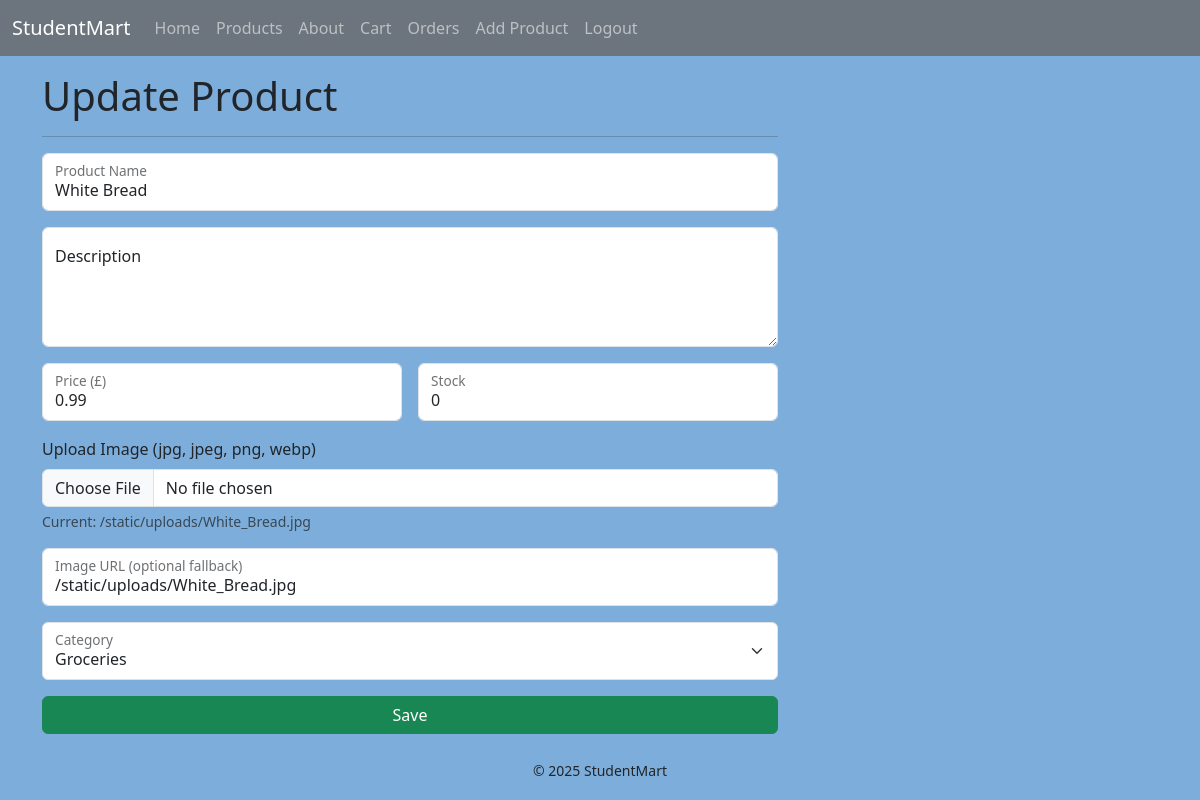
/product/update/16/ (signed in), run on the app's committed database.
### tables this page shows
CREATE TABLE products (
  id INTEGER PRIMARY KEY AUTOINCREMENT,
  created TIMESTAMP DEFAULT CURRENT_TIMESTAMP,
  user INTEGER NOT NULL REFERENCES users(id),
  category INTEGER NOT NULL REFERENCES categories(id),
  name TEXT NOT NULL,
  description TEXT,
  price REAL NOT NULL,
  image_url TEXT,
  stock INTEGER DEFAULT 0
);

### app.py (the view, shortened to what this page needs)
@app.route("/product/update/<int:id>/", methods=("GET", "POST"))
def product_update(id):
    if session.get("user_id") is None:
        flash(category="warning", message="You must be logged in to update products.")
        return redirect(url_for("login"))
    item = get_product_by_id(id)
    if item is None:
        flash(category="warning", message="Product not found!")
        return redirect(url_for("products"))
    if item["user"] != session.get("user_id"):
        flash(category="danger", message="You do not have permission to edit this product.")
        return redirect(url_for("product", id=id))
    cats = get_all_categories()
    return render_template("product_form.html", title="Update Product", categories=cats, product=item)

### app.py (called while the page is built)
@app.context_processor
def inject_csrf_token():
    return dict(csrf_token=generate_csrf())

@app.context_processor
def inject_site_name():
    return dict(siteName=siteName)

### db/db.py (called while the page is built)
def get_db_connection():
    base_dir = os.path.dirname(os.path.abspath(__file__))
    db_path = os.path.join(base_dir, "database.db")
    conn = sqlite3.connect(db_path)
    conn.row_factory = sqlite3.Row
    return conn

def get_all_categories():
    conn = get_db_connection()
    cats = conn.execute("SELECT * FROM categories ORDER BY name ASC").fetchall()
    conn.close()
    return cats

def get_product_by_id(product_id):
    conn = get_db_connection()
    row = conn.execute("""
        SELECT products.*, categories.name AS category_name
        FROM products
        JOIN categories ON products.category = categories.id
        WHERE products.id = ?
    """, (product_id,)).fetchone()
    conn.close()
    return row

### templates/product_form.html (shortened to what this page needs)
{% extends "base.html" %}
{% block content %}
<h1>{{ title }}</h1>
<hr>
<form method="post" enctype="multipart/form-data" class="row g-3">
  <div class="col-12">
    <div class="form-floating">
      <input name="name" type="text" class="form-control" id="name" placeholder="Product name"
             value="{{ product['name'] if product else '' }}">
      <label for="name">Product Name</label>
    </div>
  </div>
  <div class="col-12">
    <div class="form-floating">
      <textarea name="description" class="form-control" id="description" style="height: 120px"
                placeholder="Description">{{ product['description'] if product else '' }}</textarea>
      <label for="description">Description</label>
    </div>
  </div>
  <div class="col-md-6">
    <div class="form-floating">
      <input name="price" type="number" step="0.01" class="form-control" id="price" placeholder="Price"
             value="{{ product['price'] if product else '' }}">
      <label for="price">Price (£)</label>
    </div>
  </div>
  <div class="col-md-6">
    <div class="form-floating">
      <input name="stock" type="number" class="form-control" id="stock" placeholder="Stock"
             value="{{ product['stock'] if product else 0 }}">
      <label for="stock">Stock</label>
    </div>
  </div>
  <div class="col-12">
    <label class="form-label">Upload Image (jpg, jpeg, png, webp)</label>
    <input class="form-control" type="file" name="image_file" accept=".jpg,.jpeg,.png,.webp">
    {% if product and product['image_url'] %}
      <div class="form-text">Current: {{ product['image_url'] }}</div>
    {% endif %}
  </div>
  <div class="col-12">
    <div class="form-floating">
      <input name="image_url" type="text" class="form-control" id="image_url" placeholder="Image URL"
             value="{{ product['image_url'] if product else '' }}">
      <label for="image_url">Image URL (optional fallback)</label>
    </div>
  </div>
  <div class="col-12">
    <div class="form-floating">
      <select name="category" class="form-select" id="category">
        {% for c in categories %}
          {% set selected = (product and product['category'] == c['id']) %}
          <option value="{{ c['id'] }}" {% if selected %}selected{% endif %}>{{ c['name'] }}</option>
        {% endfor %}
      </select>
      <label for="category">Category</label>
    </div>
  </div>
  <div class="col-12 text-center">
    <button class="btn btn-success w-100" type="submit">Save</button>
  </div>
</form>
{% endblock %}

### static/styles.css (style rules this page uses)
body { background: #7daedb; }

### data on the page
products: name "White Bread", price "0.99", stock "0", image_url "/static/uploads/White_Bread.jpg"

### other printed values
{{ siteName }} "StudentMart"
{{ title }} "Update Product"
form field category "Groceries"
